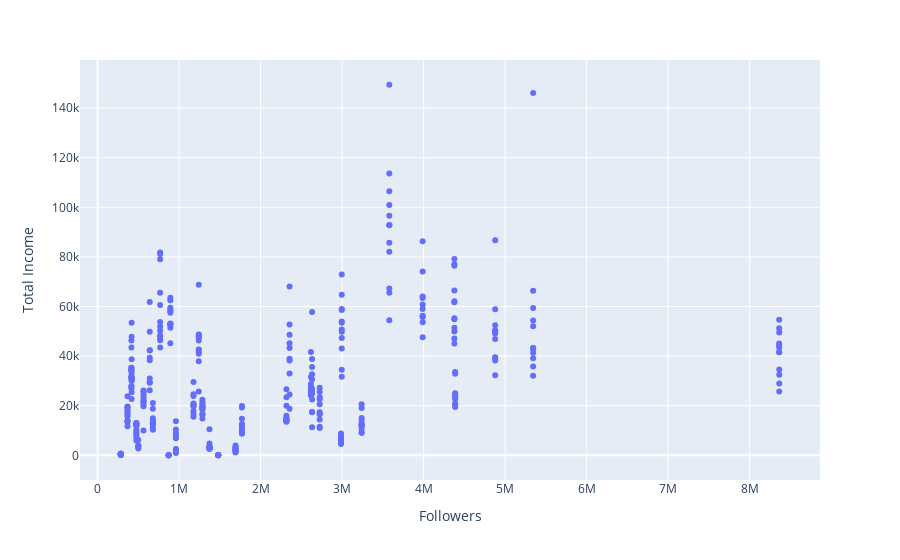

Notebook code for this chart:
### Markdown cell above
### 3.2. Data Exploration
* Generate appropriate data visualizations for your key variables identified in the previous section
* You should have at least three visualizations (and at least two different visualization types)
* For each visualization provide an explanation regarding the variables involved and an interpretation of the graph.
* If you are using Plotly, insert your visualizations as images as well (upload the graph images to an online source, e.g. github, and embed those into the cells in Jupyter Notebook)

### Code cell
import plotly.express as px
import plotly.graph_objects as go

#fig = px.scatter(finaldata, x="Watch time", y="Total Income", title="Watch Time vs Total Income")
#fig = px.scatter(finaldata, x="Stream time", y="Total Income", title="Stream Time vs Total Income")

#fig = px.histogram(finaldata, x="Total Income", nbins=10)

fig = px.scatter(finaldata, x="Followers", y="Total Income")

#fig = px.violin(finaldata, y="Total Income", x="Month")
fig.show()

### Figure 1 — Plotly figure (JSON) as saved in the notebook; plotly's stock layout.template omitted (floating-point values rounded to 4 significant figures; data arrays with more than 128 entries replaced by an {"elided": "..."} marker saying what was removed)
{"data": [{"hovertemplate": "Followers=%{x}<br>Total Income=%{y}<extra></extra>", "legendgroup": "", "marker": {"color": "#636efa", "symbol": "circle"}, "mode": "markers", "name": "", "orientation": "v", "showlegend": false, "type": "scatter", "x": {"elided": "380 int values"}, "xaxis": "x", "y": {"elided": "380 float values"}, "yaxis": "y"}], "layout": {"legend": {"tracegroupgap": 0}, "margin": {"t": 60}, "xaxis": {"anchor": "y", "domain": [0, 1], "title": {"text": "Followers"}}, "yaxis": {"anchor": "x", "domain": [0, 1], "title": {"text": "Total Income"}}}}
